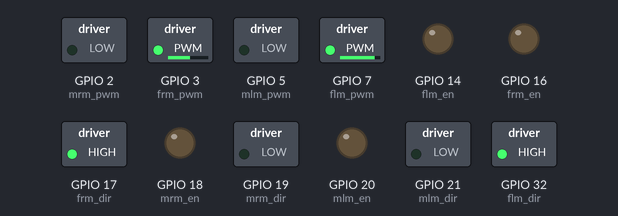
This sketch was run on a simulated ESP32. On the bench: switched loads named in the sketch (green lamp = pin HIGH), output pins drawn as LEDs (lit = HIGH).

Above: at 0.1 s.
Timing chart, 0 to 1.6 s (numbered marks = the images above):
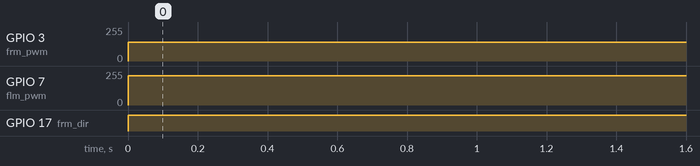

Measured:
- by itself, GPIO 3 (frm_pwm): 0/255 → 140/255 at 0.00 s
- by itself, GPIO 7 (flm_pwm): 0/255 → 220/255 at 0.00 s
- by itself, GPIO 17 (frm_dir): LOW → HIGH at 0.00 s

The sketch:

motor_test.ino
```cpp
//Motor_Test

#define flm_dir 32     //Digital
#define flm_en 14     //Digital
#define flm_pwm 7   //PWM
//Front Right Motor
#define frm_dir 17
#define frm_en 16
#define frm_pwm 3
//Middle
#define mlm_dir 21
#define mlm_en 20
#define mlm_pwm 5
#define mrm_dir 19
#define mrm_en 18
#define mrm_pwm 2

int Speed_Main =140;

int Calibration=80;


void setup() {
  pinMode(flm_dir,OUTPUT);
  pinMode(flm_en,OUTPUT);
  pinMode(flm_pwm,OUTPUT);
  pinMode(frm_dir,OUTPUT);
  pinMode(frm_en,OUTPUT);
  pinMode(frm_pwm,OUTPUT);
  pinMode(mlm_dir,OUTPUT);
  pinMode(mlm_en,OUTPUT);
  pinMode(mlm_pwm,OUTPUT);
  pinMode(mrm_dir,OUTPUT);
  pinMode(mrm_en,OUTPUT);
  pinMode(mrm_pwm,OUTPUT);
  digitalWrite(flm_dir,LOW);
  digitalWrite(flm_en,LOW);
  digitalWrite(frm_dir,LOW);
  digitalWrite(frm_en,LOW);
  digitalWrite(mlm_dir,LOW);
  digitalWrite(mlm_en,LOW);
  digitalWrite(mrm_dir,LOW);
  digitalWrite(mrm_en,LOW);

}

void loop() {
  // put your main code here, to run repeatedly:

  digitalWrite(flm_dir,HIGH);
  digitalWrite(flm_en,LOW);
  analogWrite(flm_pwm,Speed_Main+Calibration);
  digitalWrite(frm_dir,HIGH);
  digitalWrite(frm_en,LOW);
  analogWrite(frm_pwm,Speed_Main);


}
```
